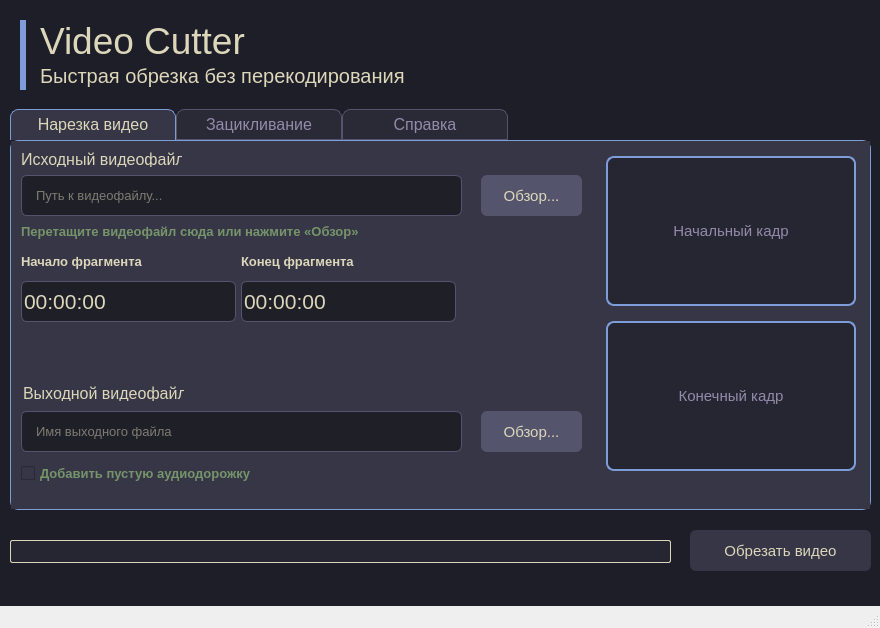
<?xml version="1.0" encoding="UTF-8"?>
<ui version="4.0">
 <class>MainWindow</class>
 <widget class="QMainWindow" name="MainWindow">
  <property name="geometry">
   <rect>
    <x>0</x>
    <y>0</y>
    <width>880</width>
    <height>628</height>
   </rect>
  </property>
  <property name="minimumSize">
   <size>
    <width>880</width>
    <height>628</height>
   </size>
  </property>
  <property name="maximumSize">
   <size>
    <width>880</width>
    <height>628</height>
   </size>
  </property>
  <property name="windowTitle">
   <string>MainWindow</string>
  </property>
  <property name="styleSheet">
   <string notr="true">QWidget#centralwidget {
    background-color: #1E1E28;
}</string>
  </property>
  <widget class="QWidget" name="centralwidget">
   <widget class="QFrame" name="frame">
    <property name="geometry">
     <rect>
      <x>20</x>
      <y>20</y>
      <width>6</width>
      <height>70</height>
     </rect>
    </property>
    <property name="styleSheet">
     <string notr="true">QFrame {
    background-color: #7E9CD8;
}</string>
    </property>
    <property name="frameShape">
     <enum>QFrame::Shape::NoFrame</enum>
    </property>
    <property name="frameShadow">
     <enum>QFrame::Shadow::Raised</enum>
    </property>
   </widget>
   <widget class="QLabel" name="titleLabel">
    <property name="geometry">
     <rect>
      <x>40</x>
      <y>20</y>
      <width>211</width>
      <height>41</height>
     </rect>
    </property>
    <property name="font">
     <font>
      <family>Segoe UI</family>
      <pointsize>28</pointsize>
     </font>
    </property>
    <property name="styleSheet">
     <string notr="true">color: #DCD7BA;</string>
    </property>
    <property name="text">
     <string>Video Cutter</string>
    </property>
   </widget>
   <widget class="QLabel" name="subtitleLabel">
    <property name="geometry">
     <rect>
      <x>40</x>
      <y>60</y>
      <width>371</width>
      <height>31</height>
     </rect>
    </property>
    <property name="font">
     <font>
      <pointsize>15</pointsize>
     </font>
    </property>
    <property name="styleSheet">
     <string notr="true">color: #DCD7BA;</string>
    </property>
    <property name="text">
     <string>Быстрая обрезка без перекодирования</string>
    </property>
   </widget>
   <widget class="QLabel" name="logoLabel">
    <property name="geometry">
     <rect>
      <x>792</x>
      <y>20</y>
      <width>70</width>
      <height>70</height>
     </rect>
    </property>
    <property name="cursor">
     <cursorShape>ArrowCursor</cursorShape>
    </property>
    <property name="frameShape">
     <enum>QFrame::Shape::NoFrame</enum>
    </property>
    <property name="text">
     <string/>
    </property>
    <property name="pixmap">
     <pixmap>../../resources/images/VideoCutter_icon_256.png</pixmap>
    </property>
    <property name="scaledContents">
     <bool>true</bool>
    </property>
    <property name="alignment">
     <set>Qt::AlignmentFlag::AlignCenter</set>
    </property>
   </widget>
   <widget class="QTabWidget" name="mainTabWidget">
    <property name="geometry">
     <rect>
      <x>10</x>
      <y>109</y>
      <width>861</width>
      <height>401</height>
     </rect>
    </property>
    <property name="font">
     <font>
      <pointsize>12</pointsize>
     </font>
    </property>
    <property name="styleSheet">
     <string notr="true">/* Область содержимого */
QTabWidget::pane {
    background-color: #363646;
    border: 1px solid #7E9CD8;
    border-radius: 8px;
}

/* Все вкладки */
QTabBar::tab {
    background-color: #2A2A37;
    color: #938AA9;
    border: 1px solid #54546D;
    padding: 5px 22px;
    min-width: 120px;
    border-top-left-radius: 8px;
    border-top-right-radius: 8px;
}

/* Активная вкладка */
QTabBar::tab:selected {
    background-color: #363646;
    color: #DCD7BA;
    border: 1px solid #7E9CD8;
    border-bottom-color: #363646;
}

/* Наведение */
QTabBar::tab:hover:!selected {
    background-color: #3A3A4A;
    color: #DCD7BA;
}</string>
    </property>
    <property name="currentIndex">
     <number>0</number>
    </property>
    <widget class="QWidget" name="tab">
     <property name="styleSheet">
      <string notr="true">QWidget {
    background-color: #363646;
}</string>
     </property>
     <attribute name="title">
      <string>Нарезка видео</string>
     </attribute>
     <widget class="QLabel" name="sourceTitleLabel">
      <property name="geometry">
       <rect>
        <x>10</x>
        <y>10</y>
        <width>161</width>
        <height>16</height>
       </rect>
      </property>
      <property name="font">
       <font>
        <pointsize>12</pointsize>
       </font>
      </property>
      <property name="styleSheet">
       <string notr="true">color: #DCD7BA;</string>
      </property>
      <property name="text">
       <string>Исходный видеофайл</string>
      </property>
     </widget>
     <widget class="QLineEdit" name="inputFileEdit">
      <property name="geometry">
       <rect>
        <x>10</x>
        <y>34</y>
        <width>441</width>
        <height>41</height>
       </rect>
      </property>
      <property name="styleSheet">
       <string notr="true">QLineEdit {
    background-color: #1F1F28;
    color: #DCD7BA;
    border: 1px solid #54546D;
    border-radius: 6px;
    padding: 8px 12px;
    font-size: 13px;
}</string>
      </property>
      <property name="readOnly">
       <bool>true</bool>
      </property>
      <property name="placeholderText">
       <string>Путь к видеофайлу...</string>
      </property>
     </widget>
     <widget class="QPushButton" name="browseButton">
      <property name="geometry">
       <rect>
        <x>470</x>
        <y>34</y>
        <width>101</width>
        <height>41</height>
       </rect>
      </property>
      <property name="font">
       <font>
        <pointsize>-1</pointsize>
       </font>
      </property>
      <property name="styleSheet">
       <string notr="true">QPushButton {
    background-color: #54546D;
    color: #DCD7BA;
    border: none;
    border-radius: 6px;
    padding: 8px 16px;
    font-size: 15px;
}

QPushButton:hover {
    background-color: #62628A;
}

QPushButton:pressed {
    background-color: #43435A;
}</string>
      </property>
      <property name="text">
       <string>Обзор...</string>
      </property>
     </widget>
     <widget class="QLabel" name="dropHintLabel">
      <property name="geometry">
       <rect>
        <x>10</x>
        <y>80</y>
        <width>351</width>
        <height>21</height>
       </rect>
      </property>
      <property name="font">
       <font>
        <pointsize>10</pointsize>
        <bold>true</bold>
       </font>
      </property>
      <property name="styleSheet">
       <string notr="true">color: #76946A;</string>
      </property>
      <property name="text">
       <string>Перетащите видеофайл сюда или нажмите «Обзор»</string>
      </property>
     </widget>
     <widget class="QCheckBox" name="addAudioTrackCheckBox">
      <property name="geometry">
       <rect>
        <x>10</x>
        <y>320</y>
        <width>241</width>
        <height>24</height>
       </rect>
      </property>
      <property name="font">
       <font>
        <pointsize>10</pointsize>
        <bold>true</bold>
       </font>
      </property>
      <property name="styleSheet">
       <string notr="true">color: #76946A;</string>
      </property>
      <property name="text">
       <string>Добавить пустую аудиодорожку</string>
      </property>
      <property name="checked">
       <bool>false</bool>
      </property>
     </widget>
     <widget class="QLabel" name="startTimeLabel">
      <property name="geometry">
       <rect>
        <x>10</x>
        <y>110</y>
        <width>131</width>
        <height>21</height>
       </rect>
      </property>
      <property name="font">
       <font>
        <pointsize>10</pointsize>
        <bold>true</bold>
       </font>
      </property>
      <property name="styleSheet">
       <string notr="true">color: #DCD7BA;</string>
      </property>
      <property name="text">
       <string>Начало фрагмента</string>
      </property>
     </widget>
     <widget class="QLineEdit" name="startTimeEdit">
      <property name="geometry">
       <rect>
        <x>10</x>
        <y>140</y>
        <width>215</width>
        <height>41</height>
       </rect>
      </property>
      <property name="font">
       <font>
        <pointsize>16</pointsize>
       </font>
      </property>
      <property name="styleSheet">
       <string notr="true">QLineEdit {
    background-color: #1F1F28;
    color: #DCD7BA;
    border: 1px solid #54546D;
    border-radius: 6px;
}</string>
      </property>
      <property name="text">
       <string>00:00:00</string>
      </property>
      <property name="maxLength">
       <number>8</number>
      </property>
      <property name="alignment">
       <set>Qt::AlignmentFlag::AlignLeft|Qt::AlignmentFlag::AlignVCenter</set>
      </property>
     </widget>
     <widget class="QLabel" name="endTimeLabel">
      <property name="geometry">
       <rect>
        <x>230</x>
        <y>110</y>
        <width>131</width>
        <height>21</height>
       </rect>
      </property>
      <property name="font">
       <font>
        <pointsize>10</pointsize>
        <bold>true</bold>
       </font>
      </property>
      <property name="styleSheet">
       <string notr="true">color: #DCD7BA;</string>
      </property>
      <property name="text">
       <string>Конец фрагмента</string>
      </property>
     </widget>
     <widget class="QLineEdit" name="endTimeEdit">
      <property name="geometry">
       <rect>
        <x>230</x>
        <y>140</y>
        <width>215</width>
        <height>41</height>
       </rect>
      </property>
      <property name="font">
       <font>
        <pointsize>16</pointsize>
       </font>
      </property>
      <property name="styleSheet">
       <string notr="true">QLineEdit {
    background-color: #1F1F28;
    color: #DCD7BA;
    border: 1px solid #54546D;
    border-radius: 6px;
}</string>
      </property>
      <property name="text">
       <string>00:00:00</string>
      </property>
      <property name="maxLength">
       <number>8</number>
      </property>
      <property name="alignment">
       <set>Qt::AlignmentFlag::AlignLeft|Qt::AlignmentFlag::AlignVCenter</set>
      </property>
     </widget>
     <widget class="QLabel" name="outputFileLabel">
      <property name="geometry">
       <rect>
        <x>12</x>
        <y>244</y>
        <width>161</width>
        <height>16</height>
       </rect>
      </property>
      <property name="font">
       <font>
        <pointsize>12</pointsize>
       </font>
      </property>
      <property name="styleSheet">
       <string notr="true">color: #DCD7BA;</string>
      </property>
      <property name="text">
       <string>Выходной видеофайл</string>
      </property>
     </widget>
     <widget class="QLineEdit" name="outputFileEdit">
      <property name="geometry">
       <rect>
        <x>10</x>
        <y>270</y>
        <width>441</width>
        <height>41</height>
       </rect>
      </property>
      <property name="styleSheet">
       <string notr="true">QLineEdit {
    background-color: #1F1F28;
    color: #DCD7BA;
    border: 1px solid #54546D;
    border-radius: 6px;
    padding: 8px 12px;
    font-size: 13px;
}</string>
      </property>
      <property name="readOnly">
       <bool>true</bool>
      </property>
      <property name="placeholderText">
       <string>Имя выходного файла</string>
      </property>
     </widget>
     <widget class="QPushButton" name="saveOutputButton">
      <property name="geometry">
       <rect>
        <x>470</x>
        <y>270</y>
        <width>101</width>
        <height>41</height>
       </rect>
      </property>
      <property name="font">
       <font>
        <pointsize>-1</pointsize>
       </font>
      </property>
      <property name="styleSheet">
       <string notr="true">QPushButton {
    background-color: #54546D;
    color: #DCD7BA;
    border: none;
    border-radius: 6px;
    padding: 8px 16px;
    font-size: 15px;
}

QPushButton:hover {
    background-color: #62628A;
}

QPushButton:pressed {
    background-color: #43435A;
}</string>
      </property>
      <property name="text">
       <string>Обзор...</string>
      </property>
     </widget>
     <widget class="QLabel" name="startFrameLabel">
      <property name="geometry">
       <rect>
        <x>595</x>
        <y>15</y>
        <width>250</width>
        <height>150</height>
       </rect>
      </property>
      <property name="minimumSize">
       <size>
        <width>250</width>
        <height>150</height>
       </size>
      </property>
      <property name="styleSheet">
       <string notr="true">QLabel {
    background-color: #262633;
    color: #938AA9;
    border: 2px solid #7E9CD8;
    border-radius: 8px;
    font-size: 15px;
}</string>
      </property>
      <property name="text">
       <string>Начальный кадр</string>
      </property>
      <property name="alignment">
       <set>Qt::AlignmentFlag::AlignCenter</set>
      </property>
     </widget>
     <widget class="QLabel" name="endFrameLabel">
      <property name="geometry">
       <rect>
        <x>595</x>
        <y>180</y>
        <width>250</width>
        <height>150</height>
       </rect>
      </property>
      <property name="minimumSize">
       <size>
        <width>250</width>
        <height>150</height>
       </size>
      </property>
      <property name="styleSheet">
       <string notr="true">QLabel {
    background-color: #262633;
    color: #938AA9;
    border: 2px solid #7E9CD8;
    border-radius: 8px;
    font-size: 15px;
}</string>
      </property>
      <property name="text">
       <string>Конечный кадр</string>
      </property>
      <property name="alignment">
       <set>Qt::AlignmentFlag::AlignCenter</set>
      </property>
     </widget>
     <widget class="TimelineWidget" name="timelineWidget" native="true">
      <property name="geometry">
       <rect>
        <x>10</x>
        <y>190</y>
        <width>441</width>
        <height>31</height>
       </rect>
      </property>
      <property name="mouseTracking">
       <bool>false</bool>
      </property>
      <property name="tabletTracking">
       <bool>false</bool>
      </property>
      <property name="styleSheet">
       <string notr="true"/>
      </property>
     </widget>
    </widget>
    <widget class="QWidget" name="tab_2">
     <property name="styleSheet">
      <string notr="true">QWidget {
    background-color: #363646;
}</string>
     </property>
     <attribute name="title">
      <string>Зацикливание</string>
     </attribute>
     <widget class="QLineEdit" name="loopInputFileEdit">
      <property name="geometry">
       <rect>
        <x>10</x>
        <y>34</y>
        <width>441</width>
        <height>41</height>
       </rect>
      </property>
      <property name="styleSheet">
       <string notr="true">QLineEdit {
    background-color: #1F1F28;
    color: #DCD7BA;
    border: 1px solid #54546D;
    border-radius: 6px;
    padding: 8px 12px;
    font-size: 13px;
}</string>
      </property>
      <property name="readOnly">
       <bool>true</bool>
      </property>
      <property name="placeholderText">
       <string>Путь к видеофайлу...</string>
      </property>
     </widget>
     <widget class="QPushButton" name="loopBrowseButton">
      <property name="geometry">
       <rect>
        <x>470</x>
        <y>34</y>
        <width>101</width>
        <height>41</height>
       </rect>
      </property>
      <property name="styleSheet">
       <string notr="true">QPushButton {
    background-color: #54546D;
    color: #DCD7BA;
    border: none;
    border-radius: 6px;
    padding: 8px 16px;
    font-size: 15px;
}

QPushButton:hover {
    background-color: #62628A;
}

QPushButton:pressed {
    background-color: #43435A;
}</string>
      </property>
      <property name="text">
       <string>Обзор...</string>
      </property>
     </widget>
     <widget class="QLabel" name="loopInfoLabel">
      <property name="geometry">
       <rect>
        <x>10</x>
        <y>80</y>
        <width>351</width>
        <height>21</height>
       </rect>
      </property>
      <property name="font">
       <font>
        <pointsize>10</pointsize>
        <bold>true</bold>
       </font>
      </property>
      <property name="styleSheet">
       <string notr="true">color: #76946A;</string>
      </property>
      <property name="text">
       <string>Перетащите видеофайл сюда или нажмите «Обзор»</string>
      </property>
     </widget>
     <widget class="QRadioButton" name="loopByDurationRadio">
      <property name="geometry">
       <rect>
        <x>26</x>
        <y>114</y>
        <width>163</width>
        <height>24</height>
       </rect>
      </property>
      <property name="font">
       <font>
        <pointsize>-1</pointsize>
       </font>
      </property>
      <property name="styleSheet">
       <string notr="true">QRadioButton {
    color: #DCD7BA;
    spacing: 8px;
    font-size: 15px;
}

QRadioButton::indicator {
    width: 14px;
    height: 14px;
    border-radius: 9px; /* Половина от (width + 2*border) = (14 + 4)/2 = 9px для ровного круга */
    border: 2px solid #7E9CD8;
    background-color: #363646;
}

QRadioButton::indicator:hover {
    border-color: #9CABCA;
    background-color: #363646;
}

/* Состояние &quot;Выбрано&quot; — маркер цвета #DCD7BA */
QRadioButton::indicator:checked {
    border: 2px solid #7E9CD8;
    background-color: qradialgradient(
        cx: 0.5, cy: 0.5, radius: 0.4,
        fx: 0.5, fy: 0.5,
        stop: 0.0 #DCD7BA,
        stop: 0.6 #DCD7BA,
        stop: 0.7 #1F1F28,
        stop: 1.0 #1F1F28
    );
}
</string>
      </property>
      <property name="text">
       <string>По длительности</string>
      </property>
      <property name="checkable">
       <bool>true</bool>
      </property>
      <property name="checked">
       <bool>true</bool>
      </property>
     </widget>
     <widget class="QRadioButton" name="loopBySizeRadio">
      <property name="geometry">
       <rect>
        <x>192</x>
        <y>114</y>
        <width>163</width>
        <height>24</height>
       </rect>
      </property>
      <property name="font">
       <font>
        <pointsize>-1</pointsize>
       </font>
      </property>
      <property name="styleSheet">
       <string notr="true">QRadioButton {
    color: #DCD7BA;
    spacing: 8px;
    font-size: 15px;
}

QRadioButton::indicator {
    width: 14px;
    height: 14px;
    border-radius: 9px; /* Половина от (width + 2*border) = (14 + 4)/2 = 9px для ровного круга */
    border: 2px solid #7E9CD8;
    background-color: #363646;
}

QRadioButton::indicator:hover {
    border-color: #9CABCA;
    background-color: #363646;
}

/* Состояние &quot;Выбрано&quot; — маркер цвета #DCD7BA */
QRadioButton::indicator:checked {
    border: 2px solid #7E9CD8;
    background-color: qradialgradient(
        cx: 0.5, cy: 0.5, radius: 0.4,
        fx: 0.5, fy: 0.5,
        stop: 0.0 #DCD7BA,
        stop: 0.6 #DCD7BA,
        stop: 0.7 #1F1F28,
        stop: 1.0 #1F1F28
    );
}</string>
      </property>
      <property name="text">
       <string>По размеру (МБ)</string>
      </property>
     </widget>
     <widget class="QLabel" name="loopTargetLabel">
      <property name="geometry">
       <rect>
        <x>12</x>
        <y>154</y>
        <width>237</width>
        <height>16</height>
       </rect>
      </property>
      <property name="font">
       <font>
        <pointsize>10</pointsize>
        <bold>true</bold>
       </font>
      </property>
      <property name="styleSheet">
       <string notr="true">color: #76946A;</string>
      </property>
      <property name="text">
       <string>Целевая длительность (ЧЧ:ММ:СС)</string>
      </property>
     </widget>
     <widget class="QLineEdit" name="loopTargetEdit">
      <property name="geometry">
       <rect>
        <x>10</x>
        <y>182</y>
        <width>181</width>
        <height>41</height>
       </rect>
      </property>
      <property name="font">
       <font>
        <pointsize>16</pointsize>
       </font>
      </property>
      <property name="styleSheet">
       <string notr="true">QLineEdit {
    background-color: #1F1F28;
    color: #DCD7BA;
    border: 1px solid #54546D;
    border-radius: 6px;
}</string>
      </property>
      <property name="text">
       <string>00:10:00</string>
      </property>
      <property name="maxLength">
       <number>8</number>
      </property>
     </widget>
     <widget class="QLabel" name="loopResultDurationLabel">
      <property name="geometry">
       <rect>
        <x>392</x>
        <y>116</y>
        <width>209</width>
        <height>16</height>
       </rect>
      </property>
      <property name="font">
       <font>
        <pointsize>12</pointsize>
       </font>
      </property>
      <property name="styleSheet">
       <string notr="true">color: #DCD7BA;</string>
      </property>
      <property name="text">
       <string>Длительность: —</string>
      </property>
     </widget>
     <widget class="QLabel" name="loopResultSizeLabel">
      <property name="geometry">
       <rect>
        <x>390</x>
        <y>154</y>
        <width>215</width>
        <height>16</height>
       </rect>
      </property>
      <property name="font">
       <font>
        <pointsize>12</pointsize>
       </font>
      </property>
      <property name="styleSheet">
       <string notr="true">color: #DCD7BA;</string>
      </property>
      <property name="text">
       <string>Размер файла: —</string>
      </property>
     </widget>
     <widget class="QLabel" name="loopResultRepeatsLabel">
      <property name="geometry">
       <rect>
        <x>332</x>
        <y>192</y>
        <width>275</width>
        <height>16</height>
       </rect>
      </property>
      <property name="font">
       <font>
        <pointsize>12</pointsize>
       </font>
      </property>
      <property name="styleSheet">
       <string notr="true">color: #DCD7BA;</string>
      </property>
      <property name="text">
       <string>Количество повторов: —</string>
      </property>
     </widget>
     <widget class="QLineEdit" name="loopOutputFileEdit">
      <property name="geometry">
       <rect>
        <x>10</x>
        <y>270</y>
        <width>441</width>
        <height>41</height>
       </rect>
      </property>
      <property name="styleSheet">
       <string notr="true">QLineEdit {
    background-color: #1F1F28;
    color: #DCD7BA;
    border: 1px solid #54546D;
    border-radius: 6px;
    padding: 8px 12px;
    font-size: 13px;
}</string>
      </property>
      <property name="text">
       <string/>
      </property>
      <property name="readOnly">
       <bool>true</bool>
      </property>
      <property name="placeholderText">
       <string>Имя выходного файла</string>
      </property>
     </widget>
     <widget class="QPushButton" name="loopSaveOutputButton">
      <property name="geometry">
       <rect>
        <x>470</x>
        <y>274</y>
        <width>101</width>
        <height>41</height>
       </rect>
      </property>
      <property name="styleSheet">
       <string notr="true">QPushButton {
    background-color: #54546D;
    color: #DCD7BA;
    border: none;
    border-radius: 6px;
    padding: 8px 16px;
    font-size: 15px;
}

QPushButton:hover {
    background-color: #62628A;
}

QPushButton:pressed {
    background-color: #43435A;
}</string>
      </property>
      <property name="text">
       <string>Обзор...</string>
      </property>
     </widget>
     <widget class="QLabel" name="loopSourceTitleLabel">
      <property name="geometry">
       <rect>
        <x>10</x>
        <y>10</y>
        <width>161</width>
        <height>16</height>
       </rect>
      </property>
      <property name="font">
       <font>
        <pointsize>12</pointsize>
       </font>
      </property>
      <property name="styleSheet">
       <string notr="true">color: #DCD7BA;</string>
      </property>
      <property name="text">
       <string>Исходный видеофайл</string>
      </property>
     </widget>
    </widget>
    <widget class="QWidget" name="tab_3">
     <property name="styleSheet">
      <string notr="true">QWidget {
    background-color: #363646;
}</string>
     </property>
     <attribute name="title">
      <string>Справка</string>
     </attribute>
     <layout class="QVBoxLayout" name="verticalLayout">
      <item>
       <widget class="QTextBrowser" name="helpTextBrowser">
        <property name="styleSheet">
         <string notr="true">QTextBrowser {
    background-color: #262633;
    color: #DCD7BA;
    border: 1px solid #54546D;
    border-radius: 6px;
    padding: 10px;
    font-size: 13px;
}
</string>
        </property>
        <property name="openExternalLinks">
         <bool>true</bool>
        </property>
       </widget>
      </item>
     </layout>
    </widget>
   </widget>
   <widget class="QProgressBar" name="progressBar">
    <property name="geometry">
     <rect>
      <x>10</x>
      <y>540</y>
      <width>661</width>
      <height>23</height>
     </rect>
    </property>
    <property name="styleSheet">
     <string notr="true">QProgressBar {
    background-color: #262633;
    border: 1px solid #DCD7BA;
    border-radius: 2px;
}

QProgressBar::chunk {
    background-color: #7E9CD8;
}</string>
    </property>
    <property name="value">
     <number>0</number>
    </property>
    <property name="textVisible">
     <bool>false</bool>
    </property>
   </widget>
   <widget class="QPushButton" name="cutButton">
    <property name="geometry">
     <rect>
      <x>690</x>
      <y>530</y>
      <width>181</width>
      <height>41</height>
     </rect>
    </property>
    <property name="styleSheet">
     <string notr="true">QPushButton {
    background-color: #363646;
    color: #DCD7BA;
    border: none;
    border-radius: 6px;
    font-size: 15px;
}

QPushButton:hover {
    background-color: #54546D;
}

QPushButton:pressed {
    background-color: #2A2A37;
}</string>
    </property>
    <property name="text">
     <string>Обрезать видео</string>
    </property>
   </widget>
  </widget>
  <widget class="QMenuBar" name="menubar"/>
  <widget class="QStatusBar" name="statusbar">
   <property name="enabled">
    <bool>true</bool>
   </property>
  </widget>
 </widget>
 <customwidgets>
  <customwidget>
   <class>TimelineWidget</class>
   <extends>QWidget</extends>
   <header>timelinewidget.h</header>
   <container>1</container>
  </customwidget>
 </customwidgets>
 <resources/>
 <connections/>
</ui>
